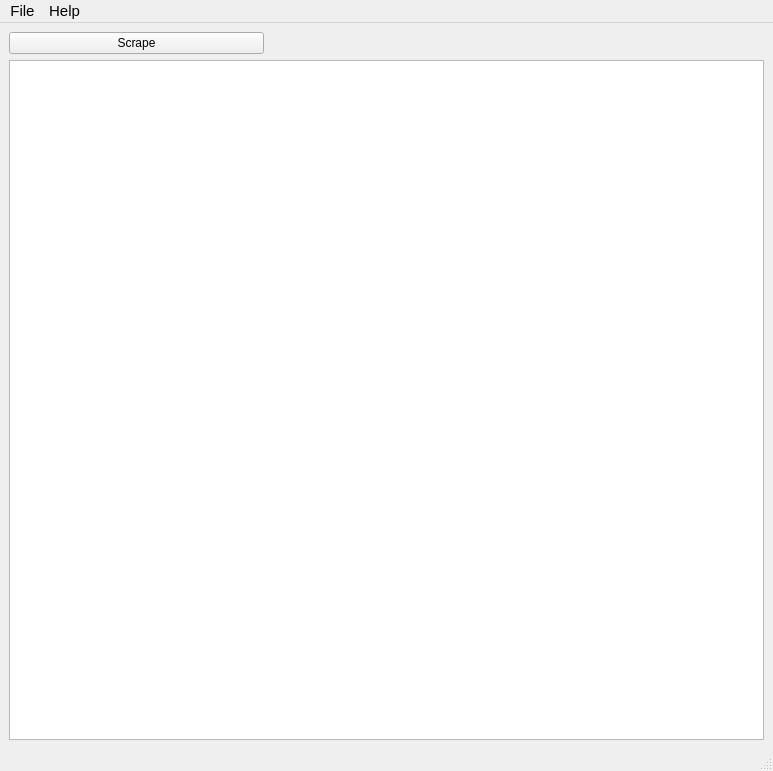
<?xml version="1.0" encoding="UTF-8"?>
<ui version="4.0">
 <class>MainWindow</class>
 <widget class="QMainWindow" name="MainWindow">
  <property name="geometry">
   <rect>
    <x>0</x>
    <y>0</y>
    <width>773</width>
    <height>771</height>
   </rect>
  </property>
  <property name="minimumSize">
   <size>
    <width>773</width>
    <height>0</height>
   </size>
  </property>
  <property name="windowTitle">
   <string>MainWindow</string>
  </property>
  <widget class="QWidget" name="centralwidget">
   <layout class="QVBoxLayout" name="verticalLayout_2">
    <item>
     <layout class="QVBoxLayout" name="verticalLayout">
      <item>
       <widget class="QPushButton" name="button_scrape">
        <property name="maximumSize">
         <size>
          <width>255</width>
          <height>16777215</height>
         </size>
        </property>
        <property name="text">
         <string>Scrape</string>
        </property>
        <property name="flat">
         <bool>false</bool>
        </property>
       </widget>
      </item>
      <item>
       <widget class="QTableView" name="tableView"/>
      </item>
     </layout>
    </item>
   </layout>
  </widget>
  <widget class="QMenuBar" name="menubar">
   <property name="geometry">
    <rect>
     <x>0</x>
     <y>0</y>
     <width>773</width>
     <height>25</height>
    </rect>
   </property>
   <property name="font">
    <font>
     <pointsize>11</pointsize>
    </font>
   </property>
   <widget class="QMenu" name="menuFile">
    <property name="font">
     <font>
      <pointsize>12</pointsize>
     </font>
    </property>
    <property name="title">
     <string>File</string>
    </property>
    <addaction name="actionReload"/>
    <addaction name="actionScrape"/>
    <addaction name="separator"/>
    <addaction name="actionExit"/>
   </widget>
   <widget class="QMenu" name="menuAbout">
    <property name="title">
     <string>Help</string>
    </property>
    <addaction name="actionAbout"/>
   </widget>
   <addaction name="menuFile"/>
   <addaction name="menuAbout"/>
  </widget>
  <widget class="QStatusBar" name="statusbar"/>
  <action name="actionAbout">
   <property name="text">
    <string>About</string>
   </property>
   <property name="font">
    <font>
     <pointsize>11</pointsize>
    </font>
   </property>
  </action>
  <action name="actionReload">
   <property name="text">
    <string>Reload Database</string>
   </property>
   <property name="font">
    <font>
     <pointsize>12</pointsize>
    </font>
   </property>
  </action>
  <action name="actionExit">
   <property name="text">
    <string>Exit</string>
   </property>
  </action>
  <action name="actionScrape">
   <property name="text">
    <string>Scrape IMDB</string>
   </property>
   <property name="font">
    <font>
     <pointsize>12</pointsize>
    </font>
   </property>
  </action>
 </widget>
 <resources/>
 <connections/>
</ui>
